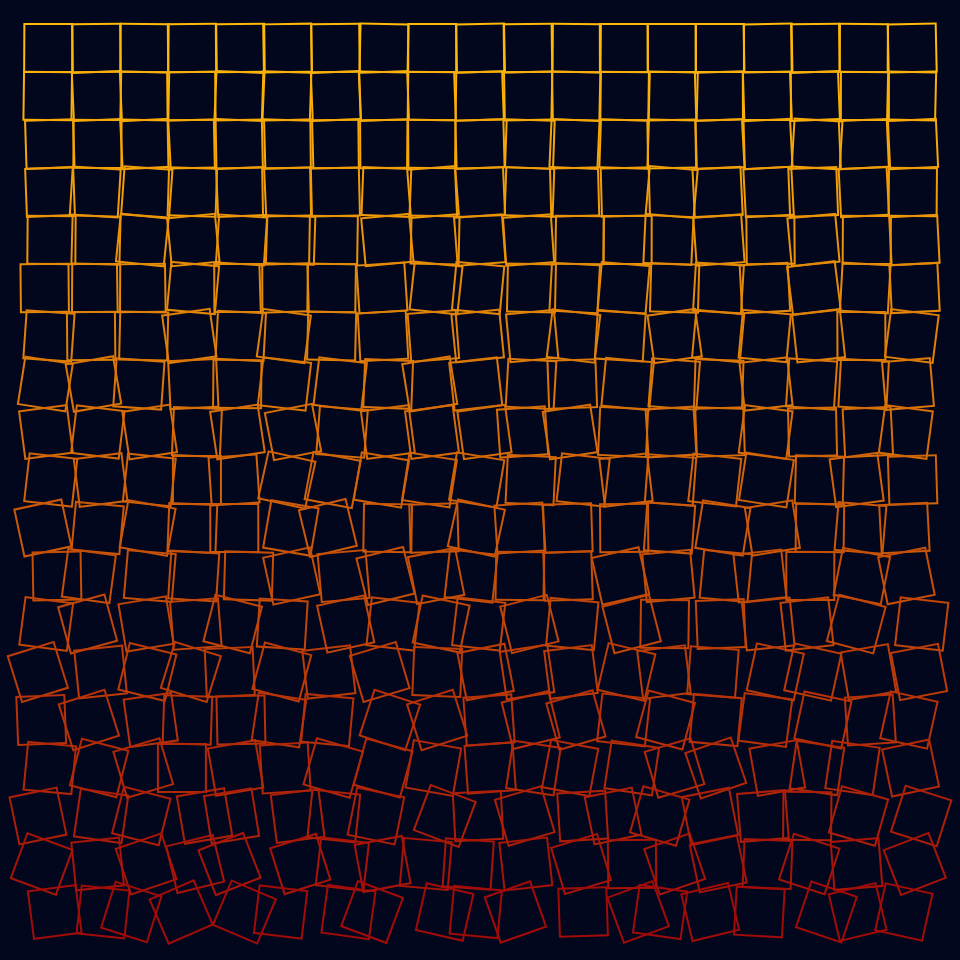
Frame 1 (no input)
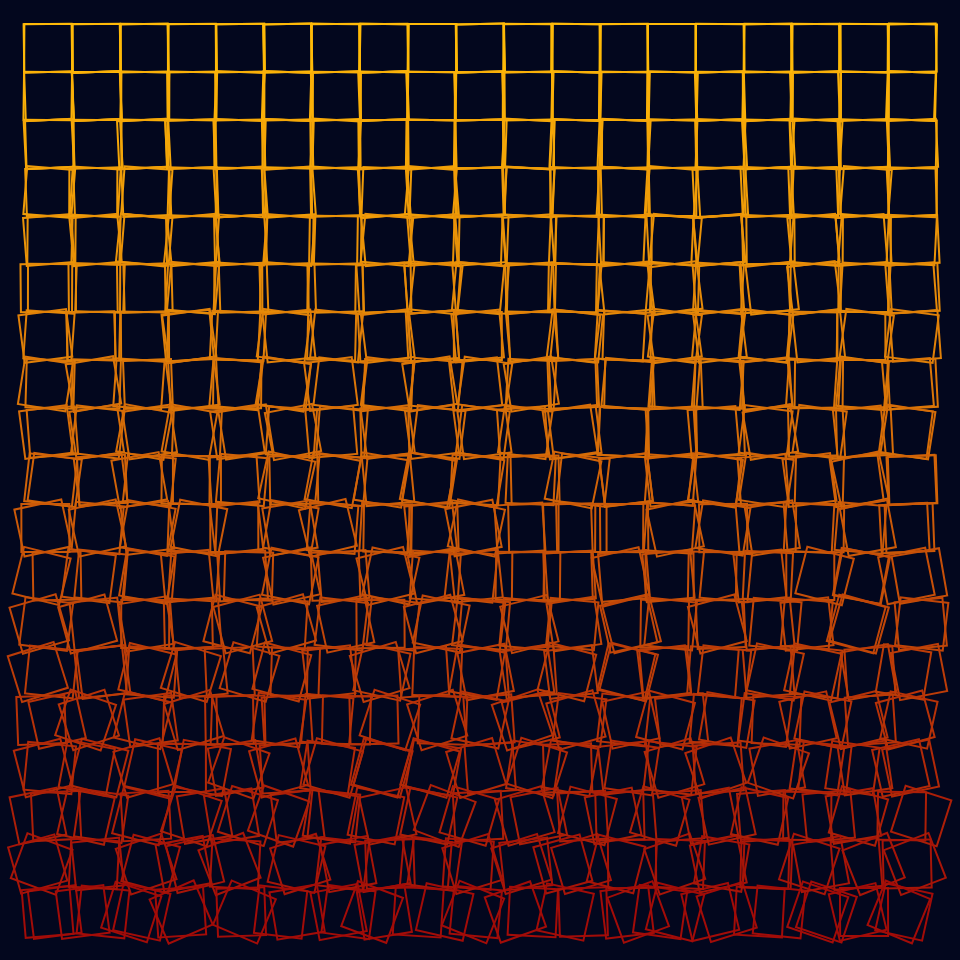
Frame 2 (the mouse pressed at the canvas centre, redrawn once)

The p5.js sketch that drew these frames (run headless with seeded random() and noise() and a simulated clock; the mouse was pressed at the canvas centre and the sketch redrawn once):

// p5.js sketch
// ── sketch.js
// Vars
let size, squareSize;

let colors = {};

const palettes = {
  a: { bg: "03071e", from: "ffba08", to: "9d0208" },
  b: { bg: "10002b", from: "e0aaff", to: "240046" },
  c: { bg: "ffca3a", from: "1982c4", to: "ff595e" },
  d: { bg: "8d0801", from: "f4d58d", to: "001427" },
  e: { bg: "455e89", from: "5c4d7d", to: "a01a58" },
};

const palette = palettes.a;

// Consts
const cols = 20;
const rotateMultiplier = 25;
const randomDisplacement = 15;
const offset = 2;

function setup() {
  size = windowWidth * 0.8;
  squareSize = floor(size / cols);

  createCanvas(size, size);

  colors.bg = color(`#${palette.bg}`);
  colors.from = color(`#${palette.from}`);
  colors.to = color(`#${palette.to}`);

  background(colors.bg);
  strokeWeight(2);
  strokeCap(SQUARE);

  angleMode(DEGREES);

  rectMode(CENTER);
  noFill();

  // Must be last line
  noLoop();
}

function draw() {
  for (let i = squareSize; i <= size - squareSize; i += squareSize) {
    console.group(i);
    for (let j = squareSize; j <= size - squareSize; j += squareSize) {
      const amt = map(j, squareSize, size, 0, 1);
      print(j / size, amt);

      const clr = lerpColor(colors.from, colors.to, amt);
      stroke(clr);
      drawSquare(i, j);
    }
    console.groupEnd();
  }
}

function drawSquare(x, y) {
  plusOrMinus = random() < 0.5 ? -1 : 1;
  const rotateAmt = (y / size) * plusOrMinus * random() * rotateMultiplier;

  plusOrMinus = random() < 0.5 ? -1 : 1;
  const translateAmt = (y / size) * plusOrMinus * random() * randomDisplacement;

  push();
  translate(x + translateAmt, y);
  rotate(rotateAmt);
  translate(-x, -y);
  square(x, y, squareSize);
  pop();
}
